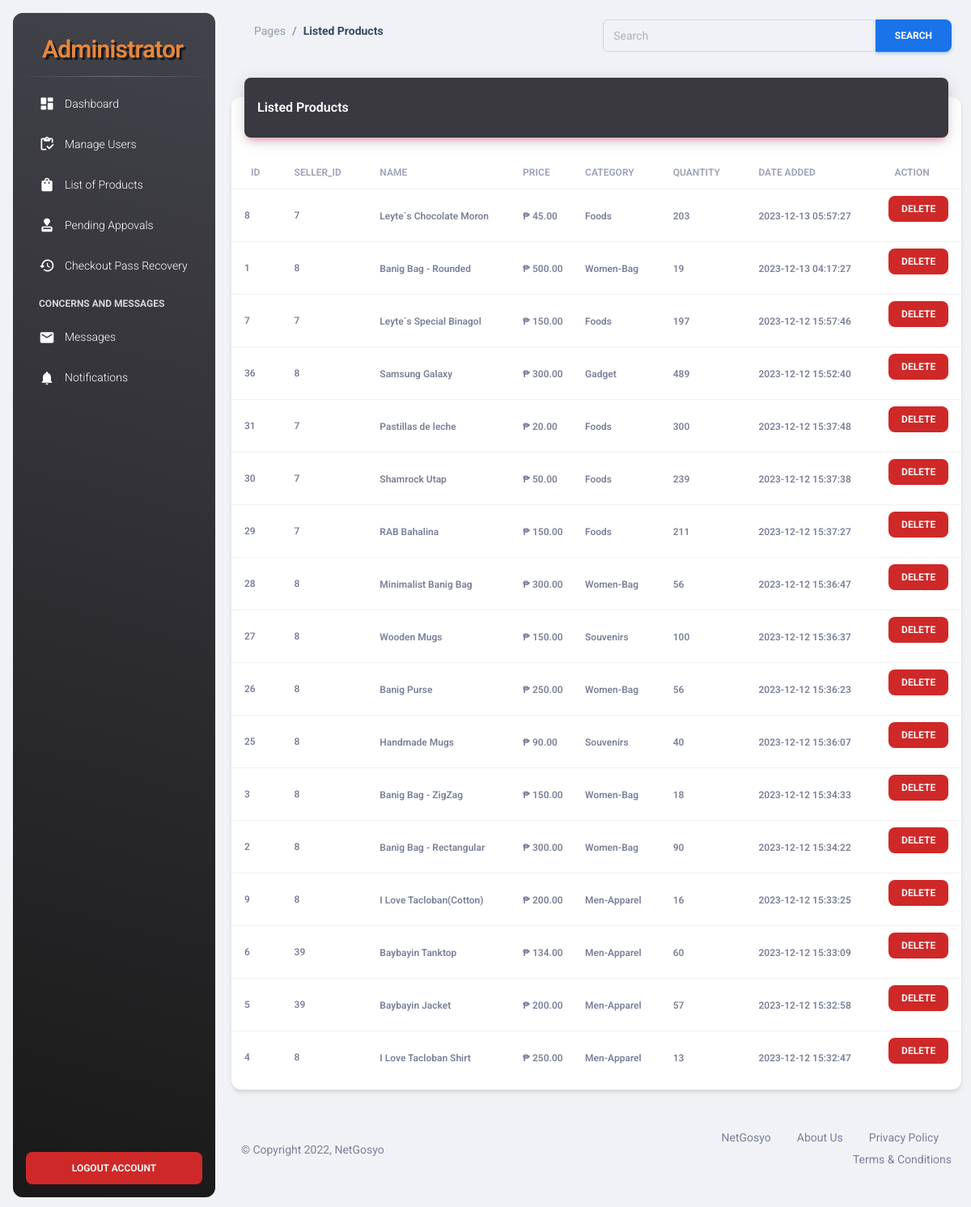
Screenshot of /NetGosyo-Admin/product_list.php (signed in) with the database file from the repository.
### tables this page shows
CREATE TABLE `products` (
  `id` int(100) NOT NULL,
  `user_id` int(11) NOT NULL,
  `name` varchar(100) NOT NULL,
  `price` varchar(100) NOT NULL,
  `image` varchar(100) NOT NULL,
  `item_brand` varchar(100) NOT NULL,
  `quantity` int(100) NOT NULL,
  `description` varchar(5000) NOT NULL,
  `sales` int(100) NOT NULL,
  `prodweight` varchar(250) NOT NULL,
  `date_added` timestamp NOT NULL DEFAULT current_timestamp() ON UPDATE current_timestamp()
);

### NetGosyo-Admin/product_list.php (the view, shortened to what this page needs)
<?php
  include('header.php');
  ?>
<main class="main-content position-relative max-height-vh-100 h-100 border-radius-lg ">
    <nav class="navbar navbar-main navbar-expand-lg px-0 mx-4 shadow-none border-radius-xl" id="navbarBlur"
        data-scroll="true">
        <div class="container-fluid py-1 px-3">
            <nav aria-label="breadcrumb">
                <ol class="breadcrumb bg-transparent mb-0 pb-0 pt-1 px-0 me-sm-6 me-5">
                    <li class="breadcrumb-item text-sm"><a class="opacity-5 text-dark" href="javascript:;">Pages</a>
                    </li>
                    <li class="breadcrumb-item text-sm text-dark active" aria-current="page"><b>Listed Products</b></li>
                </ol>
            </nav>
        </div>
        <div class="input-group input-group-outline pt-3">
            <form class="input-group input-group-outline" role="search" method="GET" action="action-search-product.php">
                <input class="form-control mr-sm-2" name="search-product" type="search"
                    value="<?php echo isset($_GET['search-product']) ? $_GET['search-product'] : ''; ?>" placeholder="Search"
                    aria-label="Search">
                <button class="btn btn-info my-2 my-sm-0" type="submit">Search</button>
            </form>
        </div>
    </nav>
    <div class="container-fluid py-4">
        <div class="row">
            <div class="col-12">
                <div class="card my-4">
                    <div class="card-header p-0 position-relative mt-n4 mx-3 z-index-2">
                        <div class="color-greyish-bg shadow-primary border-radius-lg pt-4 pb-3">
                            <h6 class="text-white text-capitalize ps-3">Listed Products</h6>
                        </div>
                    </div>
                    <div class="card-body px-0 pb-2">
                        <div class="table-responsive p-0">
                            <table class="table align-items-center justify-content-center mb-0">
                                <thead>
                                    <tr>
                                        <th class="text-uppercase text-secondary text-xs font-weight-bolder opacity-7">
                                            Id</th>
                                        <th
                                            class="text-uppercase text-secondary text-xs font-weight-bolder opacity-7 ps-2">
                                            Seller_Id</th>
                                        <th
                                            class="text-uppercase text-secondary text-xs font-weight-bolder opacity-7 ps-2">
                                            Name</th>
                                        <th
                                            class="text-uppercase text-secondary text-xs font-weight-bolder opacity-7 ps-2">
                                            Price</th>
                                        <th
                                            class="text-uppercase text-secondary text-xs font-weight-bolder opacity-7 ps-2">
                                            Category</th>
                                        <th
                                            class="text-uppercase text-secondary text-xs font-weight-bolder opacity-7 ps-2">
                                            Quantity</th>
                                        <th
                                            class="text-uppercase text-secondary text-xs font-weight-bolder opacity-7 ps-2">
                                            Date Added</th>
                                        <th
                                            class="text-uppercase text-secondary text-xs font-weight-bolder text-center opacity-7 ps-2">
                                            Action</th>
                                    </tr>
                                </thead>
                                <tbody>
                                    <?php
  			            $select_product = mysqli_query($conn, "SELECT * FROM `products` ORDER BY date_added DESC ") or die('query failed!');
                        if(mysqli_num_rows($select_product) > 0){
                        while($fetch_product = mysqli_fetch_assoc($select_product)){
                    ?>
                                    <tr>
                                        <td>
                                            <div class="d-flex px-2 py-1">
                                                <div class="d-flex flex-column justify-content-center">
                                                    <p class="text-xs font-weight-bold mb-0">
                                                        <?php echo $fetch_product['id'];?></p>
                                                </div>
                                            </div>
                                        </td>
                                        <td>
                                            <p class="text-xs font-weight-bold mb-0">
                                                <?php echo $fetch_product['user_id'];?></p>
                                        </td>
                                        <td>
                                            <span
                                                class="text-xs font-weight-bold"><?php echo $fetch_product['name'];?></span>
                                        </td>
                                        <td>
                                            <span class="text-xs font-weight-bold">₱
                                                <?php echo $fetch_product['price'];?>.00</span>
                                        </td>
                                        <td>
                                            <span
                                                class="text-xs font-weight-bold"><?php echo $fetch_product['item_brand'];?></span>
                                        </td>
                                        <td>
                                            <span
                                                class="text-xs font-weight-bold"><?php echo $fetch_product['quantity'];?></span>
                                        </td>
                                        <td>
                                            <span
                                                class="text-xs font-weight-bold"><?php echo $fetch_product['date_added'];?></span>
                                        </td>
                                        <td class="align-middle text-center">
                                            <a href="seller-action.php?deleteProduct=1&id=<?= $fetch_product['id'] ?>"
                                                onclick="return confirm('Are you sure do you want to Delete this Product?')"><button
                                                    type="button" class="btn button-remove btn-sm">Delete</button></a>
                                        </td>
                                    </tr>
                                    <?php
                        };
                    };
                     ?>
                                </tbody>
                            </table>
                        </div>
                    </div>
                </div>
            </div>
        </div>
        <?php
  include('footer.php');
  ?>

### NetGosyo-Admin/assets/css/style.css (style rules this page uses)
.color-greyish-bg { background: #39393f; }
.text-white { color: #f6f6f6; }
.button-remove { background: #cf2828; color: #f6f6f6; }

### rows the page displays
products: id "8", user "7", name "Leyte`s Chocolate Moron", price "45", item_brand "Foods", quantity "203", date_added "2023-12-13 05:57:27"
products: id "1", user "8", name "Banig Bag - Rounded", price "500", item_brand "Women-Bag", quantity "19", date_added "2023-12-13 04:17:27"
products: id "7", user "7", name "Leyte`s Special Binagol", price "150", item_brand "Foods", quantity "197", date_added "2023-12-12 15:57:46"
products: id "36", user "8", name "Samsung Galaxy", price "300", item_brand "Gadget", quantity "489", date_added "2023-12-12 15:52:40"
products: id "31", user "7", name "Pastillas de leche", price "20", item_brand "Foods", quantity "300", date_added "2023-12-12 15:37:48"
products: id "30", user "7", name "Shamrock Utap", price "50", item_brand "Foods", quantity "239", date_added "2023-12-12 15:37:38"
products: id "29", user "7", name "RAB Bahalina", price "150", item_brand "Foods", quantity "211", date_added "2023-12-12 15:37:27"
products: id "28", user "8", name "Minimalist Banig Bag", price "300", item_brand "Women-Bag", quantity "56", date_added "2023-12-12 15:36:47"
products: id "27", user "8", name "Wooden Mugs", price "150", item_brand "Souvenirs", quantity "100", date_added "2023-12-12 15:36:37"
products: id "26", user "8", name "Banig Purse", price "250", item_brand "Women-Bag", quantity "56", date_added "2023-12-12 15:36:23"
products: id "25", user "8", name "Handmade Mugs", price "90", item_brand "Souvenirs", quantity "40", date_added "2023-12-12 15:36:07"
products: id "3", user "8", name "Banig Bag - ZigZag", price "150", item_brand "Women-Bag", quantity "18", date_added "2023-12-12 15:34:33"
products: id "2", user "8", name "Banig Bag - Rectangular", price "300", item_brand "Women-Bag", quantity "90", date_added "2023-12-12 15:34:22"
products: id "9", user "8", name "I Love Tacloban(Cotton)", price "200", item_brand "Men-Apparel", quantity "16", date_added "2023-12-12 15:33:25"
products: id "6", user "39", name "Baybayin Tanktop", price "134", item_brand "Men-Apparel", quantity "60", date_added "2023-12-12 15:33:09"
products: id "5", user "39", name "Baybayin Jacket", price "200", item_brand "Men-Apparel", quantity "57", date_added "2023-12-12 15:32:58"
products: id "4", user "8", name "I Love Tacloban Shirt", price "250", item_brand "Men-Apparel", quantity "13", date_added "2023-12-12 15:32:47"
